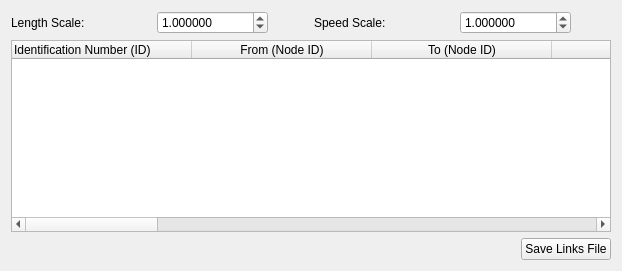
                     <widget class="QWidget" name="tab_4">
                      <attribute name="title">
                       <string>Links</string>
                      </attribute>
                      <layout class="QGridLayout" name="gridLayout_10">
                       <item row="0" column="0">
                        <layout class="QHBoxLayout" name="horizontalLayout_6">
                         <item>
                          <widget class="QLabel" name="label_20">
                           <property name="minimumSize">
                            <size>
                             <width>140</width>
                             <height>0</height>
                            </size>
                           </property>
                           <property name="text">
                            <string>Length Scale:</string>
                           </property>
                          </widget>
                         </item>
                         <item>
                          <widget class="QDoubleSpinBox" name="doubleSpinBox_LengthScale">
                           <property name="decimals">
                            <number>6</number>
                           </property>
                           <property name="minimum">
                            <double>0.000001000000000</double>
                           </property>
                           <property name="maximum">
                            <double>100000000000000000.000000000000000</double>
                           </property>
                           <property name="value">
                            <double>1.000000000000000</double>
                           </property>
                          </widget>
                         </item>
                         <item>
                          <spacer name="horizontalSpacer_18">
                           <property name="orientation">
                            <enum>Qt::Horizontal</enum>
                           </property>
                           <property name="sizeType">
                            <enum>QSizePolicy::Fixed</enum>
                           </property>
                           <property name="sizeHint" stdset="0">
                            <size>
                             <width>40</width>
                             <height>20</height>
                            </size>
                           </property>
                          </spacer>
                         </item>
                         <item>
                          <widget class="QLabel" name="label_4">
                           <property name="minimumSize">
                            <size>
                             <width>140</width>
                             <height>0</height>
                            </size>
                           </property>
                           <property name="text">
                            <string>Speed Scale:</string>
                           </property>
                          </widget>
                         </item>
                         <item>
                          <widget class="QDoubleSpinBox" name="doubleSpinBox_SpeedScale">
                           <property name="decimals">
                            <number>6</number>
                           </property>
                           <property name="minimum">
                            <double>0.000001000000000</double>
                           </property>
                           <property name="maximum">
                            <double>100000000000000000.000000000000000</double>
                           </property>
                           <property name="value">
                            <double>1.000000000000000</double>
                           </property>
                          </widget>
                         </item>
                         <item>
                          <spacer name="horizontalSpacer_7">
                           <property name="orientation">
                            <enum>Qt::Horizontal</enum>
                           </property>
                           <property name="sizeHint" stdset="0">
                            <size>
                             <width>40</width>
                             <height>20</height>
                            </size>
                           </property>
                          </spacer>
                         </item>
                        </layout>
                       </item>
                       <item row="1" column="0">
                        <widget class="CustomTableWidget" name="table_newLinks">
                         <attribute name="horizontalHeaderDefaultSectionSize">
                          <number>180</number>
                         </attribute>
                         <column>
                          <property name="text">
                           <string>Identification Number (ID)</string>
                          </property>
                          <property name="textAlignment">
                           <set>AlignLeading|AlignVCenter</set>
                          </property>
                         </column>
                         <column>
                          <property name="text">
                           <string>From (Node ID)</string>
                          </property>
                         </column>
                         <column>
                          <property name="text">
                           <string>To (Node ID)</string>
                          </property>
                         </column>
                         <column>
                          <property name="text">
                           <string>Length (m)</string>
                          </property>
                         </column>
                         <column>
                          <property name="text">
                           <string>Free Flow Speed (m/s)</string>
                          </property>
                         </column>
                         <column>
                          <property name="text">
                           <string>Traffic Signal Number</string>
                          </property>
                         </column>
                         <column>
                          <property name="text">
                           <string>Signal Placed At Node IDs</string>
                          </property>
                         </column>
                         <column>
                          <property name="text">
                           <string>Grade (Percentage)</string>
                          </property>
                         </column>
                         <column>
                          <property name="text">
                           <string>Curvature (Percentage)</string>
                          </property>
                         </column>
                         <column>
                          <property name="text">
                           <string>is two directional?</string>
                          </property>
                         </column>
                         <column>
                          <property name="text">
                           <string>Speed Variation Factor</string>
                          </property>
                         </column>
                         <column>
                          <property name="text">
                           <string>Has Catenary?</string>
                          </property>
                         </column>
                         <column>
                          <property name="text">
                           <string>Region</string>
                          </property>
                          <property name="textAlignment">
                           <set>AlignLeading|AlignVCenter</set>
                          </property>
                         </column>
                        </widget>
                       </item>
                       <item row="2" column="0">
                        <layout class="QHBoxLayout" name="horizontalLayout_27">
                         <item>
                          <spacer name="horizontalSpacer_17">
                           <property name="orientation">
                            <enum>Qt::Horizontal</enum>
                           </property>
                           <property name="sizeHint" stdset="0">
                            <size>
                             <width>40</width>
                             <height>20</height>
                            </size>
                           </property>
                          </spacer>
                         </item>
                         <item>
                          <widget class="QPushButton" name="pushButton_saveNewLinks">
                           <property name="text">
                            <string>Save Links File</string>
                           </property>
                          </widget>
                         </item>
                        </layout>
                       </item>
                      </layout>
                     </widget>
